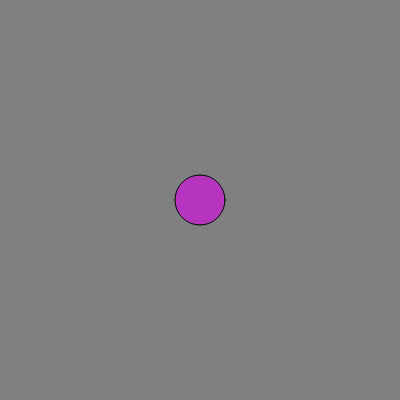
Frame 1 (no input)
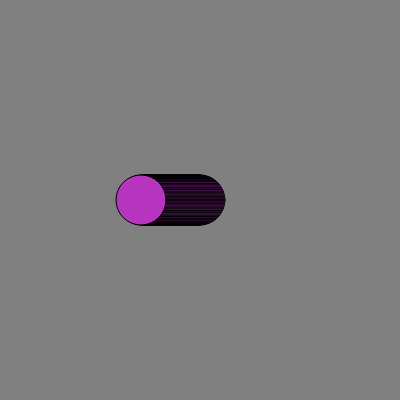
Frame 60 (no input)
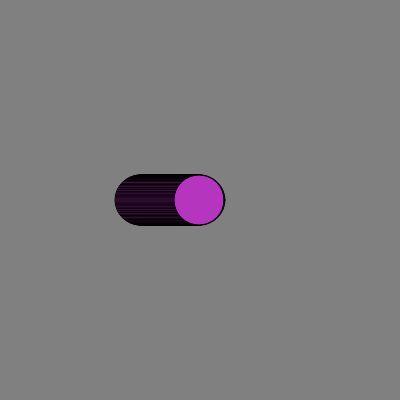
Frame 120 (the mouse pressed at the canvas centre since frame 60)

The p5.js sketch that drew these frames (run headless with seeded random() and noise() and a simulated clock; from frame 60 on, the mouse is pressed at the canvas centre):

// p5.js sketch
// ── sketch.js
let cor;
let posicaoHorizontal; // x
let posicaoVertical; // y
function setup() {
  createCanvas(400, 400);
  background("grey");
  cor = color (random(0, 255), random(0, 255), random(0, 255));
  posicaoHorizontal = 200;
  posicaoVertical = 200;
}




function draw()  {
  fill(cor);
  circle(posicaoHorizontal, posicaoVertical , 50);

if(mouseX<posicaoHorizontal) {
  posicaoHorizontal--;
}

if(mouseX > posicaoHorizontal) {
   posicaoHorizontal++;
 }
}
